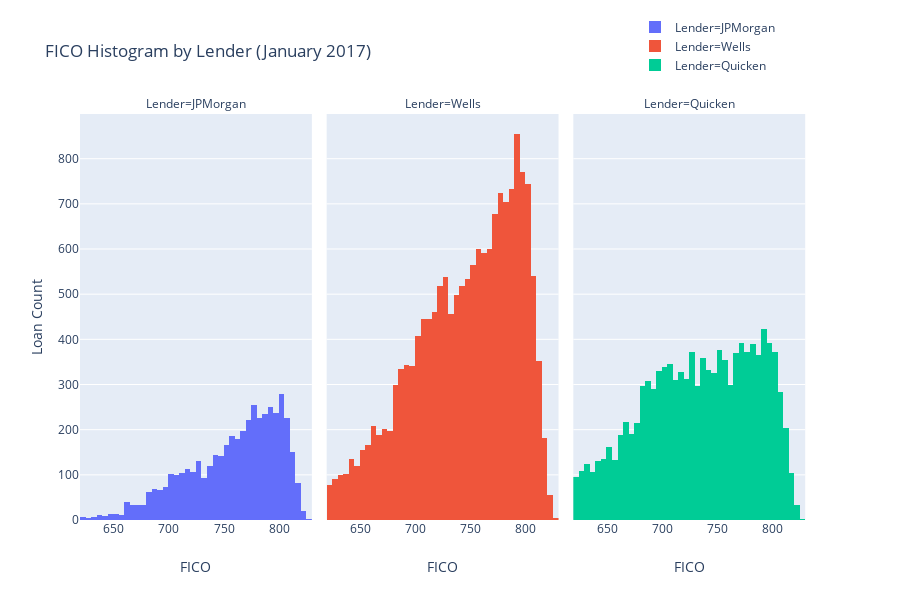

This figure's notebook cell:
### Markdown cell above
Now that we have transformed our data to suit the constraints of our API, after having throughougly explored the various options and parameters with which we can work, let's dive into the creation of the final viz.

### Code cell
# final histogram with all parameters and layout options we want integrated
lender_fico_hist = (
    px.histogram(
    # data frame containing the data for this plot
    data_frame = vizready_top_3_lender_df,
    # variable to be plotted on the x-axis
    x = 'cscore_min',
    # variable to be used to determine color of the bars
    color = 'Lender',
    # variable to split on for facets; in this case, we'll facet across columns
    facet_col = 'Lender',
    # number of bins to use--somewhat arbitrary; google "histogram binning bias" to learn more
    nbins = 100,
    # title for the entire chart
    title = "FICO Histogram by Lender (January 2017)",
    # figure output height and width in pixels
    height = 600,
    width = 900
    )
    # making edits to layout
    # specifying x-axis label
    .update_xaxes(
        title = "FICO"
    )
    # specifiying y-axis label and ensuring we only show the 1st axis label
    .update_yaxes(
        title = "Loan Count",
        row=1, 
        col=1
    )
    # specifying location of the legend (under general layout)
    .update(
     layout = dict(
         legend = dict(
             # pick the x and y coords manually (bounded between [-2,3])
             x = 0.75,
             y = 1.25
         )
     )
 )
)

# calling the figure so it will display inline
# we can also save out the png as shown above with plotly.io
lender_fico_hist

### Figure 1 — Plotly figure (JSON) as saved in the notebook; plotly's stock layout.template omitted (floating-point values rounded to 4 significant figures; data arrays with more than 128 entries replaced by an {"elided": "..."} marker saying what was removed)
{"data": [{"alignmentgroup": "True", "bingroup": "x", "hoverlabel": {"namelength": 0}, "hovertemplate": "Lender=JPMorgan<br>cscore_min=%{x}<br>count=%{y}", "legendgroup": "Lender=JPMorgan", "marker": {"color": "#636efa"}, "name": "Lender=JPMorgan", "nbinsx": 100, "offsetgroup": "Lender=JPMorgan", "orientation": "v", "showlegend": true, "type": "histogram", "x": {"elided": "4550 int values"}, "xaxis": "x", "yaxis": "y"}, {"alignmentgroup": "True", "bingroup": "x", "hoverlabel": {"namelength": 0}, "hovertemplate": "Lender=Wells<br>cscore_min=%{x}<br>count=%{y}", "legendgroup": "Lender=Wells", "marker": {"color": "#EF553B"}, "name": "Lender=Wells", "nbinsx": 100, "offsetgroup": "Lender=Wells", "orientation": "v", "showlegend": true, "type": "histogram", "x": {"elided": "16598 int values"}, "xaxis": "x2", "yaxis": "y2"}, {"alignmentgroup": "True", "bingroup": "x", "hoverlabel": {"namelength": 0}, "hovertemplate": "Lender=Quicken<br>cscore_min=%{x}<br>count=%{y}", "legendgroup": "Lender=Quicken", "marker": {"color": "#00cc96"}, "name": "Lender=Quicken", "nbinsx": 100, "offsetgroup": "Lender=Quicken", "orientation": "v", "showlegend": true, "type": "histogram", "x": {"elided": "11095 int values"}, "xaxis": "x3", "yaxis": "y3"}], "layout": {"annotations": [{"font": {}, "showarrow": false, "text": "Lender=JPMorgan", "x": 0.1567, "xanchor": "center", "xref": "paper", "y": 1, "yanchor": "bottom", "yref": "paper"}, {"font": {}, "showarrow": false, "text": "Lender=Wells", "x": 0.49, "xanchor": "center", "xref": "paper", "y": 1, "yanchor": "bottom", "yref": "paper"}, {"font": {}, "showarrow": false, "text": "Lender=Quicken", "x": 0.8233, "xanchor": "center", "xref": "paper", "y": 1, "yanchor": "bottom", "yref": "paper"}], "barmode": "relative", "height": 600, "legend": {"tracegroupgap": 0, "x": 0.75, "y": 1.25}, "title": {"text": "FICO Histogram by Lender (January 2017)"}, "width": 900, "xaxis": {"anchor": "y", "autorange": true, "domain": [0, 0.3133], "range": [619.5, 829.5], "title": {"text": "FICO"}, "type": "linear"}, "xaxis2": {"anchor": "y2", "autorange": true, "domain": [0.3333, 0.6467], "matches": "x", "range": [619.5, 829.5], "title": {"text": "FICO"}, "type": "linear"}, "xaxis3": {"anchor": "y3", "autorange": true, "domain": [0.6667, 0.98], "matches": "x", "range": [619.5, 829.5], "title": {"text": "FICO"}, "type": "linear"}, "yaxis": {"anchor": "x", "autorange": true, "domain": [0, 1], "range": [0, 898.9], "title": {"text": "Loan Count"}}, "yaxis2": {"anchor": "x2", "autorange": true, "domain": [0, 1], "matches": "y", "range": [0, 898.9], "showticklabels": false}, "yaxis3": {"anchor": "x3", "autorange": true, "domain": [0, 1], "matches": "y", "range": [0, 898.9], "showticklabels": false}}}
